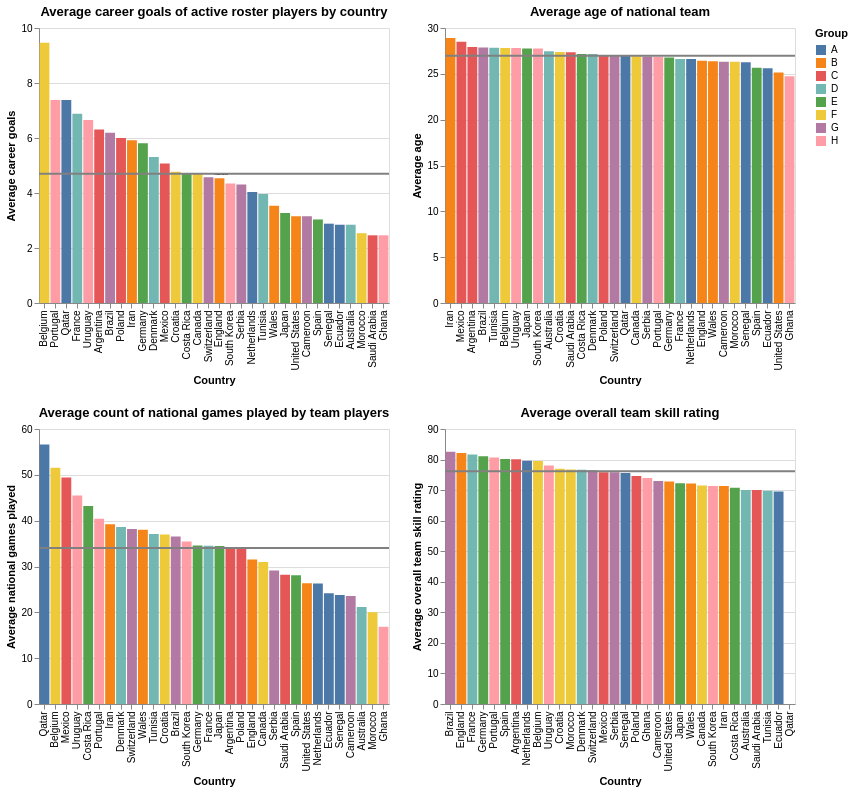

The specification (Vega-Lite) saved for this image:
### Vega-Lite specification from a JSON file in a GitHub repository (floating-point values rounded to 4 significant figures; data arrays with more than 128 entries replaced by an {"elided": "..."} marker saying what was removed)
{"config": {"view": {"continuousWidth": 400, "continuousHeight": 300}}, "vconcat": [{"hconcat": [{"layer": [{"mark": "bar", "encoding": {"color": {"field": "Group", "legend": {"orient": "right", "titleOrient": "top"}, "type": "nominal"}, "tooltip": [{"field": "Country", "type": "nominal"}, {"field": "Group", "type": "nominal"}, {"aggregate": "average", "field": "Total_Career_Goals", "format": ".2f", "type": "quantitative"}, {"aggregate": "sum", "field": "Total_Career_Goals", "type": "quantitative"}], "x": {"field": "Country", "sort": "-y", "type": "nominal"}, "y": {"aggregate": "average", "field": "Total_Career_Goals", "title": "Average career goals", "type": "quantitative"}}, "height": 275, "selection": {"selector255": {"type": "interval", "bind": "scales", "encodings": ["x", "y"]}, "selector254": {"type": "interval", "encodings": ["x"]}, "selector253": {"type": "single", "fields": ["Group"], "bind": {"input": "select", "options": ["A", "B", "C", "D", "E", "F", "G", "H"], "name": "Group"}}}, "title": "Average career goals of active roster players by country", "transform": [{"filter": {"selection": "selector253"}}], "width": 350}, {"mark": {"type": "rule", "color": "gray"}, "encoding": {"size": {"value": 2}, "y": {"aggregate": "mean", "field": "Total_Career_Goals", "type": "quantitative"}}, "transform": [{"filter": {"selection": "selector254"}}]}, {"mark": {"type": "text", "align": "center", "dx": 7}, "encoding": {"size": {"value": 2}, "text": {"condition": {"aggregate": "mean", "field": "Total_Career_Goals", "type": "quantitative", "selection": "selector254"}, "value": "mean(Total_Career_Goals):Q"}, "y": {"aggregate": "mean", "field": "Total_Career_Goals", "type": "quantitative"}}, "transform": [{"filter": {"selection": "selector254"}}]}]}, {"layer": [{"mark": "bar", "encoding": {"color": {"field": "Group", "legend": {"orient": "right", "titleOrient": "top"}, "type": "nominal"}, "tooltip": [{"field": "Country", "type": "nominal"}, {"field": "Group", "type": "nominal"}, {"aggregate": "average", "field": "Age", "format": ".2f", "type": "quantitative"}], "x": {"field": "Country", "sort": "-y", "type": "nominal"}, "y": {"aggregate": "average", "field": "Age", "title": "Average age", "type": "quantitative"}}, "height": 275, "selection": {"selector255": {"type": "interval", "bind": "scales", "encodings": ["x", "y"]}, "selector254": {"type": "interval", "encodings": ["x"]}, "selector253": {"type": "single", "fields": ["Group"], "bind": {"input": "select", "options": ["A", "B", "C", "D", "E", "F", "G", "H"], "name": "Group"}}, "selector256": {"type": "interval", "bind": "scales", "encodings": ["x", "y"]}}, "title": "Average age of national team", "transform": [{"filter": {"selection": "selector253"}}], "width": 350}, {"mark": {"type": "rule", "color": "gray"}, "encoding": {"size": {"value": 2}, "y": {"aggregate": "mean", "field": "Age", "type": "quantitative"}}, "transform": [{"filter": {"selection": "selector254"}}]}]}]}, {"hconcat": [{"layer": [{"mark": "bar", "encoding": {"color": {"field": "Group", "legend": {"orient": "right", "titleOrient": "top"}, "type": "nominal"}, "tooltip": [{"field": "Country", "type": "nominal"}, {"field": "Group", "type": "nominal"}, {"aggregate": "average", "field": "Total_National_Games_Played_Caps", "format": ".2f", "type": "quantitative"}], "x": {"field": "Country", "sort": "-y", "type": "nominal"}, "y": {"aggregate": "average", "field": "Total_National_Games_Played_Caps", "title": "Average national games played", "type": "quantitative"}}, "height": 275, "selection": {"selector255": {"type": "interval", "bind": "scales", "encodings": ["x", "y"]}, "selector254": {"type": "interval", "encodings": ["x"]}, "selector253": {"type": "single", "fields": ["Group"], "bind": {"input": "select", "options": ["A", "B", "C", "D", "E", "F", "G", "H"], "name": "Group"}}, "selector257": {"type": "interval", "bind": "scales", "encodings": ["x", "y"]}}, "title": "Average count of national games played by team players", "transform": [{"filter": {"selection": "selector253"}}], "width": 350}, {"mark": {"type": "rule", "color": "gray"}, "encoding": {"size": {"value": 2}, "y": {"aggregate": "mean", "field": "Total_National_Games_Played_Caps", "type": "quantitative"}}, "transform": [{"filter": {"selection": "selector254"}}]}]}, {"layer": [{"mark": "bar", "encoding": {"color": {"field": "Group", "legend": {"orient": "right", "titleOrient": "top"}, "type": "nominal"}, "tooltip": [{"field": "Country", "type": "nominal"}, {"field": "Group", "type": "nominal"}, {"aggregate": "average", "field": "overall", "format": ".2f", "type": "quantitative"}], "x": {"field": "Country", "sort": "-y", "type": "nominal"}, "y": {"aggregate": "average", "field": "overall", "title": "Average overall team skill rating", "type": "quantitative"}}, "height": 275, "selection": {"selector255": {"type": "interval", "bind": "scales", "encodings": ["x", "y"]}, "selector254": {"type": "interval", "encodings": ["x"]}, "selector253": {"type": "single", "fields": ["Group"], "bind": {"input": "select", "options": ["A", "B", "C", "D", "E", "F", "G", "H"], "name": "Group"}}, "selector258": {"type": "interval", "bind": "scales", "encodings": ["x", "y"]}}, "title": "Average overall team skill rating", "transform": [{"filter": {"selection": "selector253"}}], "width": 350}, {"mark": {"type": "rule", "color": "gray"}, "encoding": {"size": {"value": 2}, "y": {"aggregate": "mean", "field": "overall", "type": "quantitative"}}, "transform": [{"filter": {"selection": "selector254"}}]}]}]}], "data": {"name": "data-4081b2b920f4f4797ad06216265dd52f"}, "$schema": "https://vega.github.io/schema/vega-lite/v4.17.0.json", "datasets": {"data-4081b2b920f4f4797ad06216265dd52f": {"elided": "831 records"}}}
